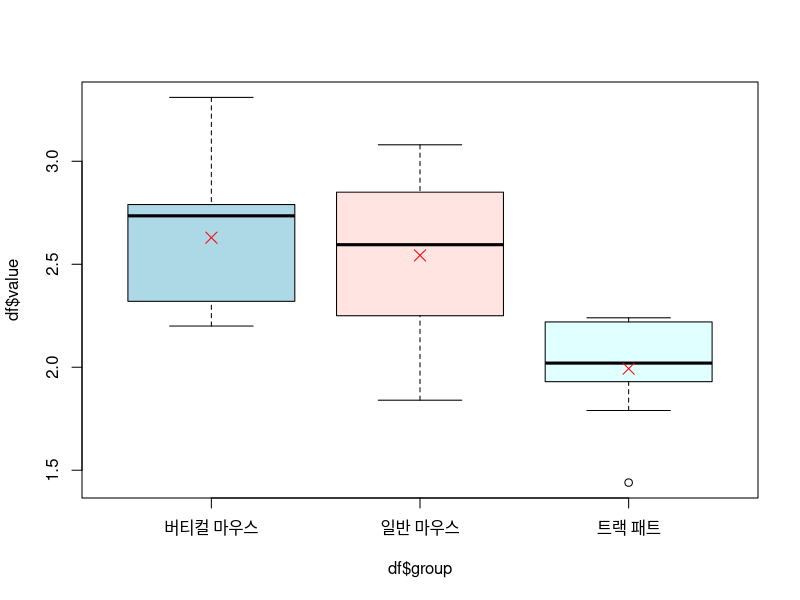
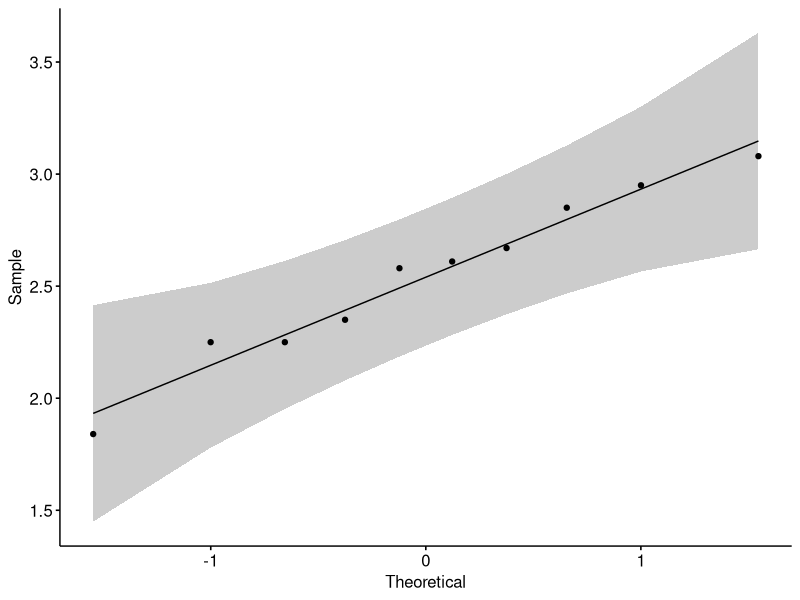
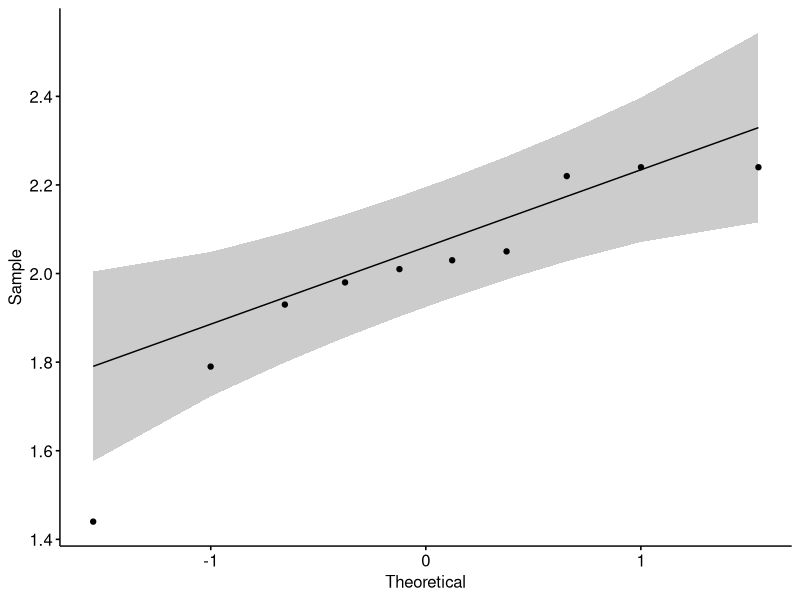
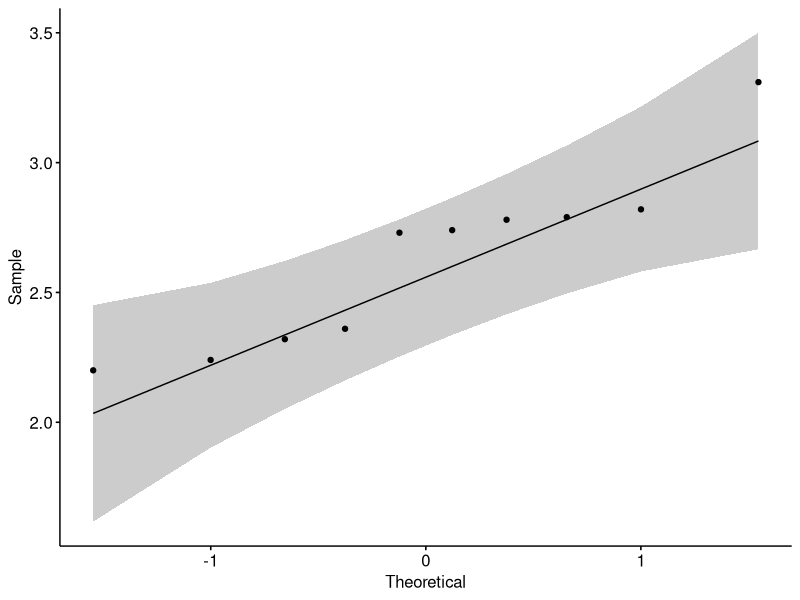
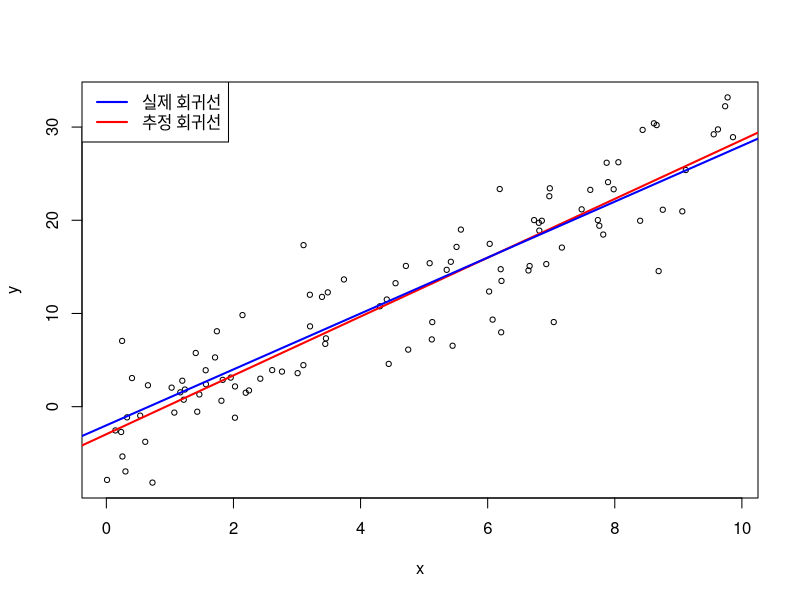
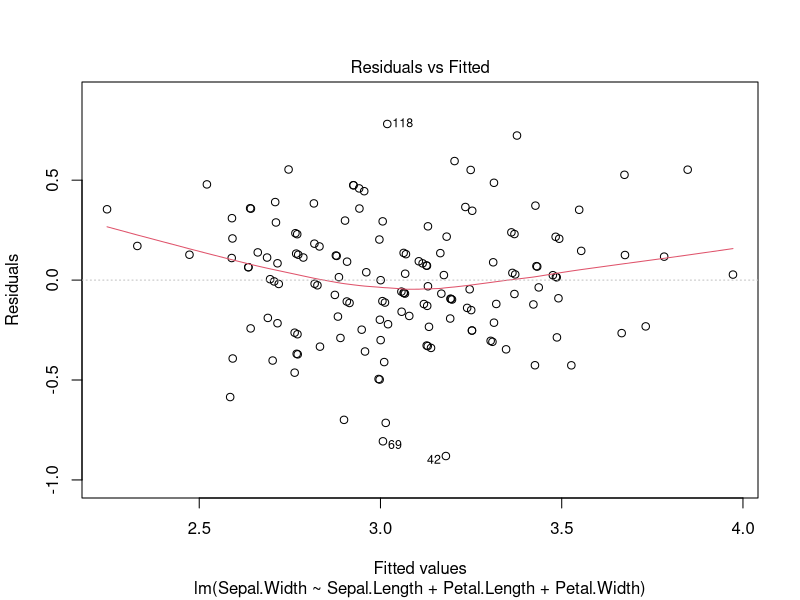
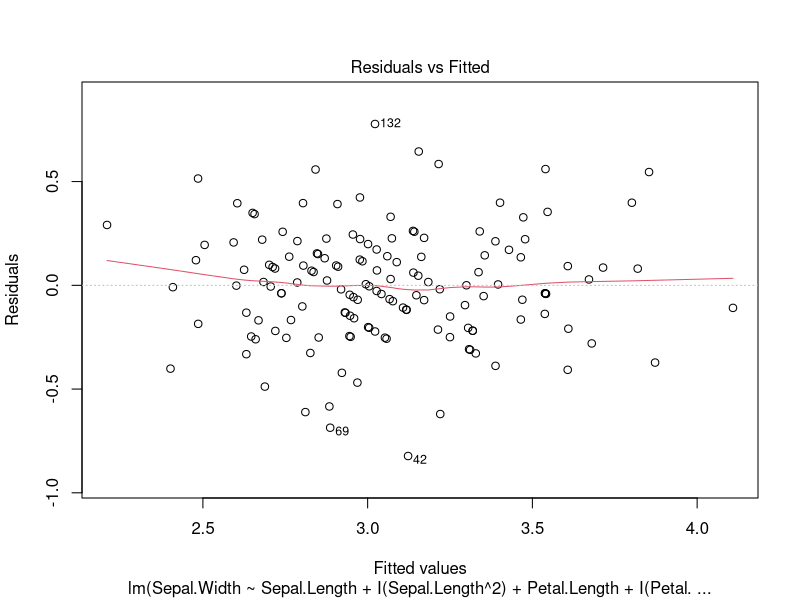

These charts were generated, in order, by the following R code:
## ---- chunk 1
val1 <- c(1.84, 2.67, 2.61, 2.95, 2.25, 2.35, 2.85, 2.58, 3.08, 2.25)
val2 <- c(1.79, 1.98, 2.01, 1.93, 2.24, 2.03, 2.22, 1.44, 2.24, 2.05)
val3 <- c(3.31, 2.24, 2.74, 2.36, 2.79, 2.20, 2.32, 2.82, 2.73, 2.78)
df <- data.frame(
  group = c(rep("일반 마우스", 10), rep("트랙 패트", 10), rep("버티컬 마우스", 10)),
  finger = c('왼중지', '왼검지', '오른약지', '왼약지', '왼엄지', '오른약지', '오른새끼', '오른엄지', '왼중지', '왼새끼', '오른중지', '오른엄지', '오른중지', '오른검지', '왼엄지', '왼검지', '오른새끼', '오른검지', '왼엄지', '오른중지', '왼검지', '왼새끼', '오른검지', '왼약지', '오른새끼', '오른엄지', '왼약지', '왼중지', '왼새끼', '오른약지'),
  value = c(val1, val2, val3)
)
df
## ---- chunk 2
df.means <- tapply(df$value, INDEX=df$group, FUN=mean)
boxplot(df$value ~ df$group, col=c("lightblue", "mistyrose", "lightcyan"))
points(1:3, df.means, col="red", pch=4, cex=1.5)
## ---- chunk 3
df.sd <- tapply(df$value, INDEX=df$group, FUN=sd)
df.sd.diff <- max(df.sd) / min(df.sd)
if (df.sd.diff > 2) 
{
  print("모집단의 분산이 동일하지 않음")
} else 
{
  print("모집단의 분산이 동일하다고 가정")
}
## ---- chunk 4
library(ggpubr)
ggqqplot(val1)
ggqqplot(val2)
ggqqplot(val3)
## ---- chunk 5
df.anova <- aov(value ~ group, data=df)
summary(df.anova)
is_significant <- summary(df.anova)[[1]][["Pr(>F)"]][1] < 0.05
if (is_significant)
{
  print("95%에서 처리별 모평균의 차이가 있음")
} else
{
  print("95%에서 처리별 모평균의 차이가 없음")
}
## ---- chunk 6
if (is_significant)
{
  df.bon <- pairwise.t.test(df$value, df$group, p.adjust.method = "bonferroni")
  diff_pair <- which(df.bon$p.value < 0.05, arr.ind = TRUE)
  if (length(diff_pair) > 0)
  {
    cat("모평균의 차이가 있는 쌍", "\n")
    for (i in 1:nrow(diff_pair)) 
    {
      cat(colnames(df.bon$p.value)[diff_pair[i, "col"]], "-", rownames(df.bon$p.value)[diff_pair[i, "row"]], "\n")
    }
  } else 
  {
    print("모평균의 차이가 있는 처리 쌍 없음")
  }
}
## ---- chunk 7
df <- data.frame(
  block = rep(c("아스팔트", "트랙", "모래밭", "잔디밭"), each=3),
  treatment = rep(c("런닝화", "축구화", "크록스"), times=4),
  value = c(6.1, 6.4, 6.5, 5.5, 5.9, 6.0, 6.9, 7.1, 7.5, 6.3, 6.9, 7.0)
)
df
## ---- chunk 8
df.anova.rbd <- aov(value ~ treatment + block, data=df)
summary(df.anova.rbd)
## ---- chunk 9
df.anova <- aov(value~treatment, data=df)
summary(df.anova)
## ---- chunk 10
x <- runif(100, 0, 10)
error <- rnorm(100, 0, 4)
y <- 3 * x - 2 + error
model <- lm(y ~ x)
model
## ---- chunk 11
cat("B1의 추정 기울기: ", coef(model)[2])

trust <- confint(model, level=0.95)[2, ]
cat("신뢰구간: ", trust, "\n")
if (3 > trust[1] && 3 < trust[2]) 
{
  print("신뢰구간에 3 포함")
} else 
{
  print("신뢰구간에 3 안 포함")
}
## ---- chunk 12
plot(x, y, cex=0.7)
abline(model, col = "red", lwd = 2)
abline(-2, 3, col = "blue", lwd = 2)
legend("topleft", legend = c("실제 회귀선", "추정 회귀선"), col = c("blue", "red"), lwd = 2)
## ---- chunk 13
cnt <- 0
for (i in 1:100) 
{
  x <- runif(100, 0, 10)
  error <- rnorm(100, 0, 4)
  y <- 3 * x - 2 + error
  model <- lm(y ~ x)
  trust <- confint(model, level=0.95)[2, ]
  cnt <- cnt + (3 > trust[1] && 3 < trust[2])
}
cnt
## ---- chunk 14
data(iris)
model <- lm(Sepal.Width ~ Sepal.Length + Petal.Length + Petal.Width, data = iris)
summary(model)
## ---- chunk 15
plot(model, 1)
## ---- chunk 16
model2 <- lm(Sepal.Width ~ Sepal.Length + I(Sepal.Length^2) + Petal.Length + I(Petal.Length^2) + Petal.Width + I(Petal.Width^2), data = iris)
summary(model2)
## ---- chunk 17
plot(model2, 1)
